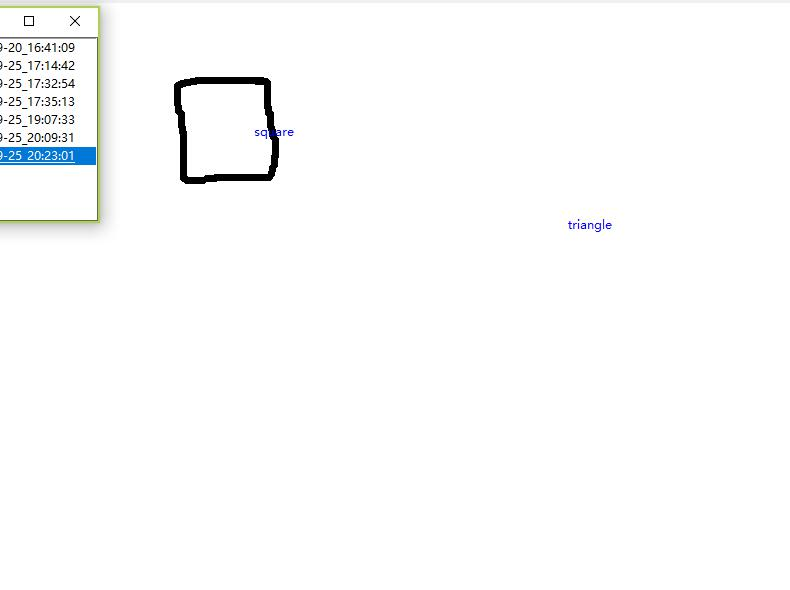
#> input picture python-DrawTool/temp.jpg, 790 x 590 px
$ python -i Recognition.py   (imports and definitions only)   (older library calls are emulated)
#> lines starting #> are read from the running program, lines starting #| are printed output that depends on the picture; after the words box and inside, x2 and y2 are one past the last pixel; in counts of white or black regions, pixels touching at a corner belong together
#2018.09.25 BeibeiZhang
import cv2 as cv

def analysis():
    image=cv.imread("temp.jpg")
#> image is the input picture: shape (590, 790, 3); mean B, G, R 251.8, 251.7, 251.3
    # 二值化图像
    gray = cv.cvtColor(image, cv.COLOR_BGR2GRAY)
    canny=cv.Canny(gray,50,150)
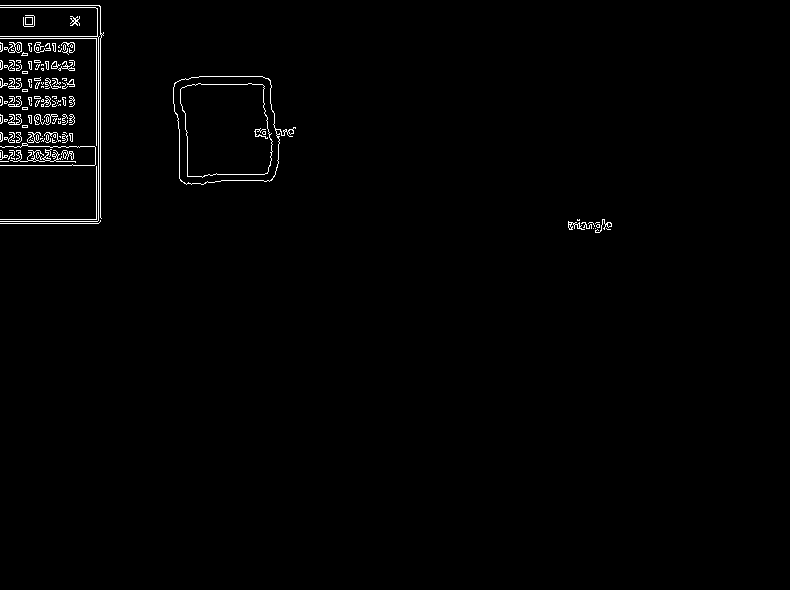
#> canny: shape (590, 790); 1% white in thin lines or dots, all inside (x1, y1, x2, y2) = (0, 5, 612, 233)
    #cv.imshow("input image", canny)

    out_binary, contours, hierarchy = cv.findContours(canny, cv.RETR_EXTERNAL, cv.CHAIN_APPROX_SIMPLE)
#> contours = 134 contours, 123 with area under 20; largest, box (x1, y1, x2, y2) and area: (173, 76, 296, 185) 10164, (4, 42, 22, 53) 66, (10, 149, 76, 163) 64, (25, 17, 33, 25) 49, (61, 150, 74, 160) 46
    #提取轮廓list
    result=[]
    for cnt in range(len(contours)):
        area = cv.contourArea(contours[cnt])
        # 计算面积
        if(area>=400000 or area<=5000):
            #area>=40000: the framw, area<=50000: a point =>continue
            continue
        # 提取与绘制轮廓
        #cv.drawContours(result, contours, cnt, (0, 255, 0), 2)
        # 轮廓逼近
        #epsilon = 0.01 * cv.arcLength(contours[cnt], True)
        approx = cv.approxPolyDP(contours[cnt],20, True)
        #进行多边拟合
        #because we draw shapes by hand, so the epsilon needs to be large, not too exact
        #cv.polylines(result, approx,True, (0, 255, 0), 2)
        hull=cv.convexHull(approx,True)
        #凸包分析
        corners=len(hull)
        shape_type = ""
        if corners == 3:
            shape_type = "triangle"
        if corners == 4:
            # 计算周长
            p = cv.arcLength(contours[cnt], True)
            side=p/4
            squareArea=side*side
            #use squareArea=side*side to judge if is a square
            if (area<=squareArea+5000 and area>=squareArea-5000):
                shape_type = "square"
            else:
                shape_type = "rectangle"
        if corners >= 8:
            shape_type = "circle"
        if 4 < corners < 8:
            shape_type = "polygon"

        # 求解中心位置
        mm = cv.moments(contours[cnt])
        cx = int(mm['m10'] / mm['m00'])
        cy = int(mm['m01'] / mm['m00'])
        info=[]
        info.append(cx)
        info.append(cy)
        info.append(shape_type)
        result.append(info)
#> this loop made 134 passes
#> (area, corners, shape_type) on pass 99: (10164, 5, 'polygon')
#> area on passes 8, 10, 20, 23: 35.5, 23.5, 45.5, 64
#> after the loop, result = [[225, 129, 'polygon']]
    return result

>>> result = analysis()
#> result = [[225, 129, 'polygon']]
